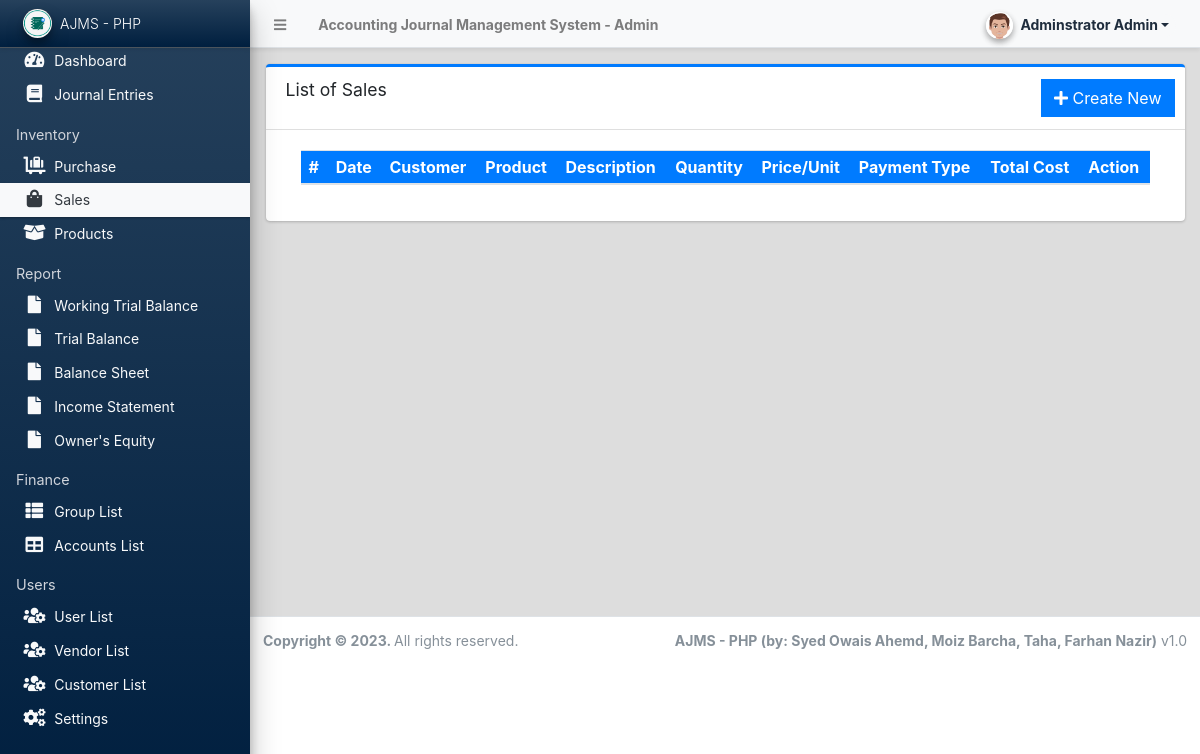
The page /admin/?page=inventory/sales (signed in) on the database as committed earlier.
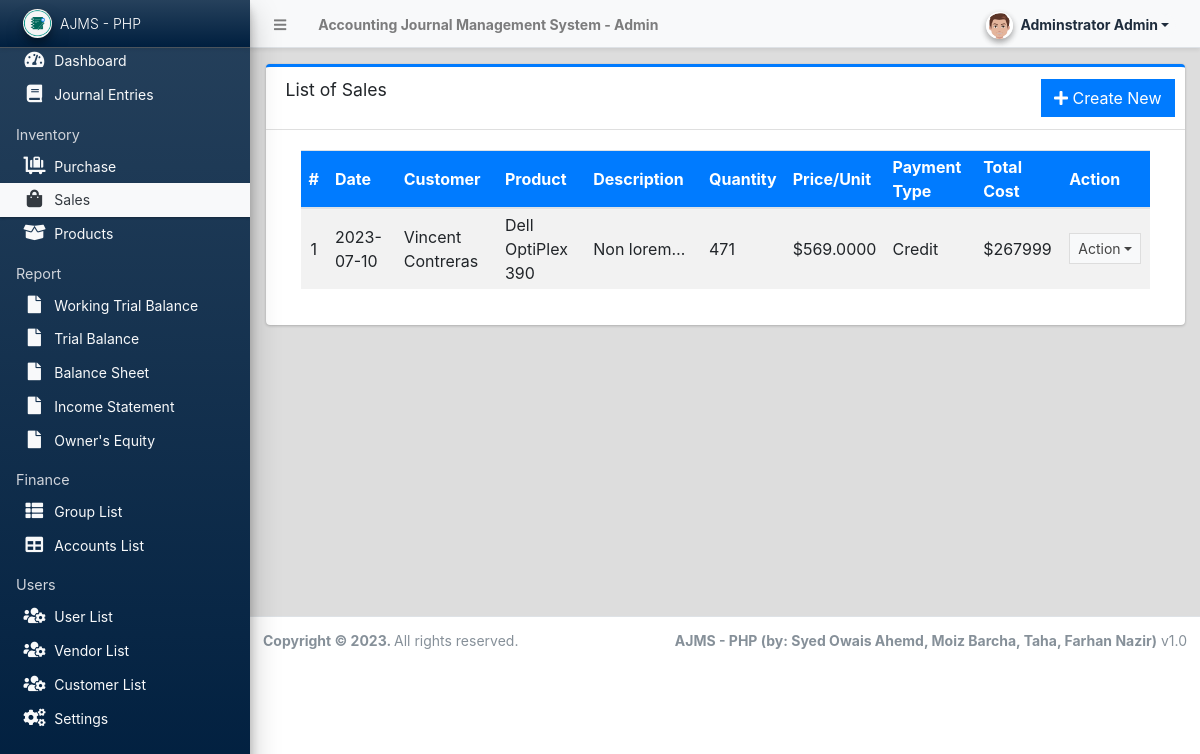
The same page on the database as committed later.
### tables this page shows
CREATE TABLE `sales` (
  `id` int(11) NOT NULL,
  `date` date NOT NULL,
  `customer_id` int(11) NOT NULL,
  `product_id` int(11) NOT NULL,
  `description` varchar(255) DEFAULT NULL,
  `price` decimal(12,4) DEFAULT NULL,
  `qty` int(11) DEFAULT 0,
  `payment_type` varchar(50) NOT NULL
);

CREATE TABLE `customer` (
  `id` int(11) NOT NULL,
  `name` varchar(100) NOT NULL,
  `address` varchar(1024) DEFAULT NULL
);

CREATE TABLE `products` (
  `id` int(11) NOT NULL,
  `name` varchar(100) NOT NULL,
  `description` varchar(255) DEFAULT NULL,
  `cost` decimal(12,4) DEFAULT NULL,
  `price` decimal(12,4) DEFAULT NULL,
  `qty` int(11) DEFAULT 0,
  `avatar` text NOT NULL,
  `status` int(11) NOT NULL,
  `created_at` datetime NOT NULL DEFAULT current_timestamp(),
  `updated_at` datetime NOT NULL DEFAULT current_timestamp()
);

### classes/DBConnection.php (called while the page is built, shortened)
<?php
class DBConnection{
    private $host = DB_SERVER;
    private $username = DB_USERNAME;
    private $password = DB_PASSWORD;
    private $database = DB_NAME;
    public $conn;
    public function __construct(){
        if (!isset($this->conn)) {
            $this->conn = new mysqli($this->host, $this->username, $this->password, $this->database);
        }
    }
}
?>

### classes/SystemSettings.php (called while the page is built, shortened)
<?php
class SystemSettings extends DBConnection{
	function info($field=''){
		if(!empty($field)){
			if(isset($_SESSION['system_info'][$field]))
				return $_SESSION['system_info'][$field];
			else
				return false;
		}else{
			return false;
		}
	}
}
$_settings = new SystemSettings();
?>

### config.php (called while the page is built, shortened)
<?php
require_once('classes/DBConnection.php');
require_once('classes/SystemSettings.php');
function validate_image($file){
	if(!empty($file)){
        $ex = explode('?',$file);
        $file = $ex[0];
        $param =  isset($ex[1]) ? '?'.$ex[1]  : '';
		if(is_file(base_app.$file)){
			return base_url.$file.$param;
		}else{
			return base_url.'dist/img/no-image-available.png';
		}
	}else{
		return base_url.'dist/img/no-image-available.png';
	}
}
?>

### admin/inventory/sales/index.php (the view, shortened to what the changed rows need)
<div class="card card-outline card-primary">
	<div class="card-body">
		<div class="container-fluid">
        <div class="container-fluid">
			<table class="table table-hover table-striped">
				<thead>
					<tr class="bg-primary">
						<th>#</th>
						<th>Date</th>
						<th>Customer</th>
						<th>Product</th>
						<th>Description</th>
						<th>Quantity</th>
						<th>Price/Unit</th>
						<th>Payment Type</th>
						<th>Total Cost</th>
						<th>Action</th>
					</tr>
				</thead>
				<tbody>
					<?php
						$i = 1;
						$qry = $conn->query("SELECT s.*, c.name customer, prd.name product  FROM `sales` s
							LEFT JOIN customer c on c.id = s.customer_id
							LEFT JOIN products prd on prd.id = s.product_id
							order by `date` desc");
						while($row = $qry->fetch_assoc()):
					?>
						<tr>
							<td class="text-center"><?php echo $i++; ?></td>
							<td><?php echo $row['date'] ?></td>
							<td><?php echo ucwords($row['customer']) ?></td>
							<td><?php echo ucwords($row['product']) ?></td>
							<td ><p class="m-0 truncate-1"><?php echo $row['description'] ?></p></td>
							<td><?php echo $row['qty'] ?></td>
							<td><?php echo '$'.$row['price'] ?></td>
							<td><?php echo ucwords($row['payment_type']) ?></td>
							<td><?php echo '$'.(intval($row['qty']) * floatval($row['price'])) ?></td>
							<td align="center">
								 <button type="button" class="btn btn-flat btn-default btn-sm dropdown-toggle dropdown-icon" data-toggle="dropdown">
				                  		Action
				                  </button>
							</td>
						</tr>
					<?php endwhile; ?>
				</tbody>
			</table>
		</div>
		</div>
	</div>
</div>

### admin/inc/navigation.php (shortened to what the changed rows need)
<aside class="main-sidebar sidebar-dark-light elevation-4 sidebar-no-expand bg-gradient-navy">
  <a href="<?php echo base_url ?>admin" class="brand-link bg-transparent text-sm shadow-sm bg-gradient-navy">
  <img src="<?php echo validate_image($_settings->info('logo'))?>" alt="Store Logo" class="brand-image img-circle elevation-3 bg-black" style="width: 1.8rem;height: 1.8rem;max-height: unset;object-fit:scale-down;object-position:center center">
  <span class="brand-text font-weight-light"><?php echo $_settings->info('short_name') ?></span>
  </a>
</aside>

Rows that differ between the two databases and show on the page:
added sales: date "2023-07-10", customer.name "Vincent Contreras", product.name "Dell OptiPlex 390", description "Non…", qty "471", price "569.0000", payment_type "Credit", intval($row['qty']) * floatval($row['price']) "267999"
